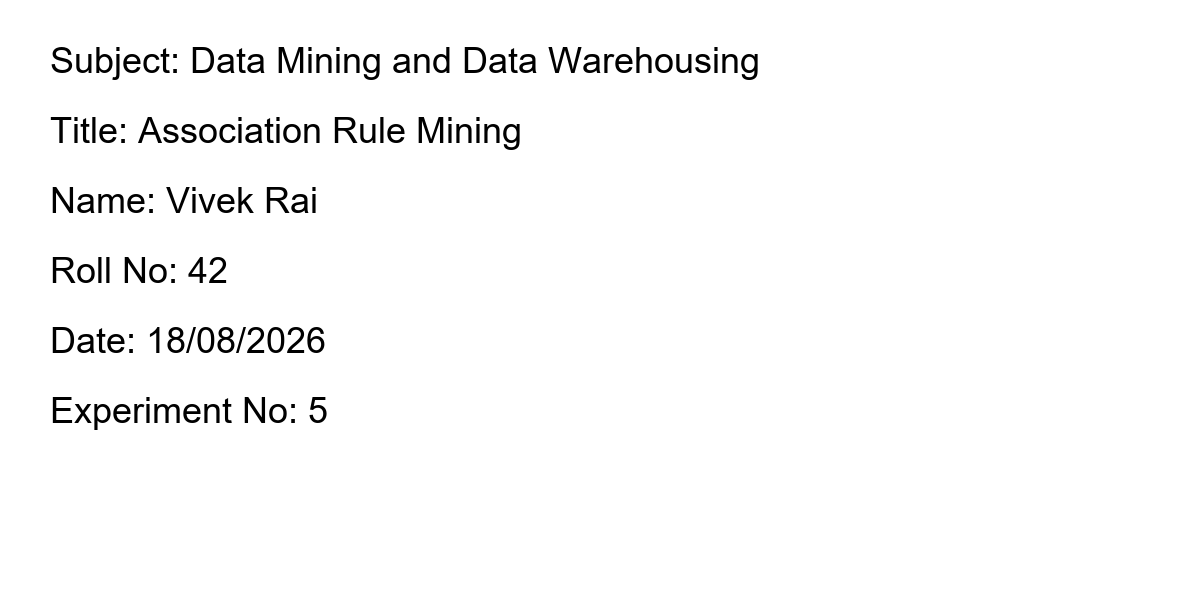
#> input picture OCR_new/input/test_doc.png, 1200 x 600 px; its folder holds only this picture in this run
$ python -i orientation.py   (imports and definitions only)
#> lines starting #> are read from the running program, lines starting #| are printed output that depends on the picture; after the words box and inside, x2 and y2 are one past the last pixel; in counts of white or black regions, pixels touching at a corner belong together
### OCR_new/utils/logger.py
"""
utils/logger.py
---------------
Centralised logging factory for the offline OCR system.

Usage:
    from utils.logger import get_logger
    log = get_logger(__name__)
    log.info("Processing started")
"""

from __future__ import annotations

import logging
import logging.handlers
import os
import sys
from pathlib import Path
from typing import Optional


# [68 lines left out: functions _load_config, setup_root_logger, not called in this run]


def get_logger(name: str) -> logging.Logger:
    """
    Return a named logger.  Call setup_root_logger() at application startup
    before calling this for the first time.

    Parameters
    ----------
    name : str
        Typically pass ``__name__`` from the calling module.
    """
    return logging.getLogger(name)

### OCR_new/preprocessing/orientation.py
"""
preprocessing/orientation.py
-----------------------------
Auto-detect and correct page orientation (0°, 90°, 180°, 270°).

Strategy
--------
Heuristic based on text-region aspect ratios detected by OpenCV contour
analysis (0 / 90 degrees).  Upside-down (180 degree) text lines are handled
later by PaddleOCR's text-line orientation classifier.

This step is off by default (preprocessing.auto_rotate in config.yaml).
The module never downloads anything and uses no external programs.
"""

from __future__ import annotations

import cv2
import numpy as np

from utils.logger import get_logger

log = get_logger(__name__)
#> further down, picture is the input picture: shape (600, 1200, 3); min 0, max 255, mean 249

# Allowed correction angles
_VALID_ANGLES = {0, 90, 180, 270}


def fix_orientation(image: np.ndarray, config: dict | None = None) -> np.ndarray:
    """
    Detect and correct the page orientation of *image*.

    Parameters
    ----------
    image : np.ndarray
        BGR document image.
    config : dict, optional
        Full application config.

    Returns
    -------
    np.ndarray
        Orientation-corrected BGR image.
    """
    angle = _detect_orientation_angle(image, config or {})

    if angle == 0:
        log.debug("Orientation: no correction needed (0°).")
        return image

    log.debug("Correcting orientation: rotating by %d°", angle)
    return _rotate_fixed(image, angle)


# ──────────────────────────────────────────────────────────────────────────────
# Detection strategies
# ──────────────────────────────────────────────────────────────────────────────

def _detect_orientation_angle(image: np.ndarray, config: dict) -> int:
    """
    Return the number of degrees to rotate the image clockwise so that
    it is correctly oriented.  Returns 0 if already correct.
    """
    return _heuristic_orientation(image)


def _heuristic_orientation(image: np.ndarray) -> int:
    """
    Very simple heuristic: count text-like contours and check if more
    contours are horizontal (portrait) or vertical (landscape).

    Returns 0 or 90 (180 degrees cannot be told apart this way).
    """
    gray = cv2.cvtColor(image, cv2.COLOR_BGR2GRAY) if image.ndim == 3 else image.copy()
    _, binary = cv2.threshold(gray, 0, 255, cv2.THRESH_BINARY_INV + cv2.THRESH_OTSU)
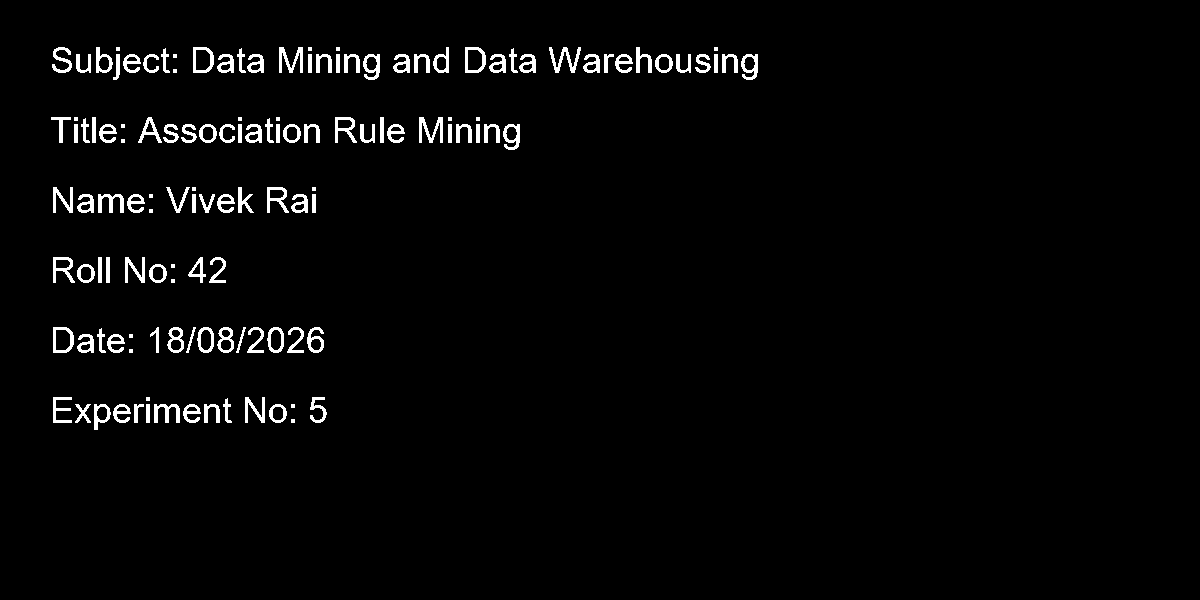
#> binary: shape (600, 1200); 2.5% white; 132 white regions (24 under 20 px)

    contours, _ = cv2.findContours(binary, cv2.RETR_EXTERNAL, cv2.CHAIN_APPROX_SIMPLE)
#> contours = 132 contours, 24 with area under 20; largest, box (x1, y1, x2, y2) and area: (53, 327, 74, 353) 457, (465, 47, 486, 73) 457, (193, 47, 214, 73) 457, (267, 327, 284, 353) 333, (197, 327, 214, 353) 333

    h_count = 0  # wider-than-tall (likely horizontal text)
    v_count = 0  # taller-than-wide (likely vertical text)

    for c in contours:
        x, y, w, h = cv2.boundingRect(c)
        if w < 5 or h < 5:
            continue
        if w > h:
            h_count += 1
        else:
            v_count += 1
#> this loop made 132 passes
#> (x, y, w, h, h_count) on passes 6, 51: (154, 404, 26, 19, 1), (98, 194, 26, 19, 2)
#> (x, y, w, h) on passes 3, 4, 5, 8, 9, 10: (269, 404, 18, 19), (204, 404, 16, 19), (183, 404, 18, 19), (134, 404, 10, 19), (113, 404, 18, 19), (94, 404, 17, 26)
#> after the loop, h_count = 3; v_count = 90

    if v_count > h_count * 1.5:
        log.debug("Heuristic: majority vertical contours → rotating 90°")
        return 90

    log.debug("Heuristic: orientation appears correct (0°)")
    return 0


# ──────────────────────────────────────────────────────────────────────────────
# Rotation helper
# ──────────────────────────────────────────────────────────────────────────────

def _rotate_fixed(image: np.ndarray, angle: int) -> np.ndarray:
    """
    Rotate *image* by an exact multiple of 90°.

    Parameters
    ----------
    angle : int
        Clockwise rotation in degrees (90, 180, or 270).
    """
#> called with angle = 90
    if angle == 90:
        # Counter-clockwise 90° == clockwise 270°
        return cv2.rotate(image, cv2.ROTATE_90_COUNTERCLOCKWISE)
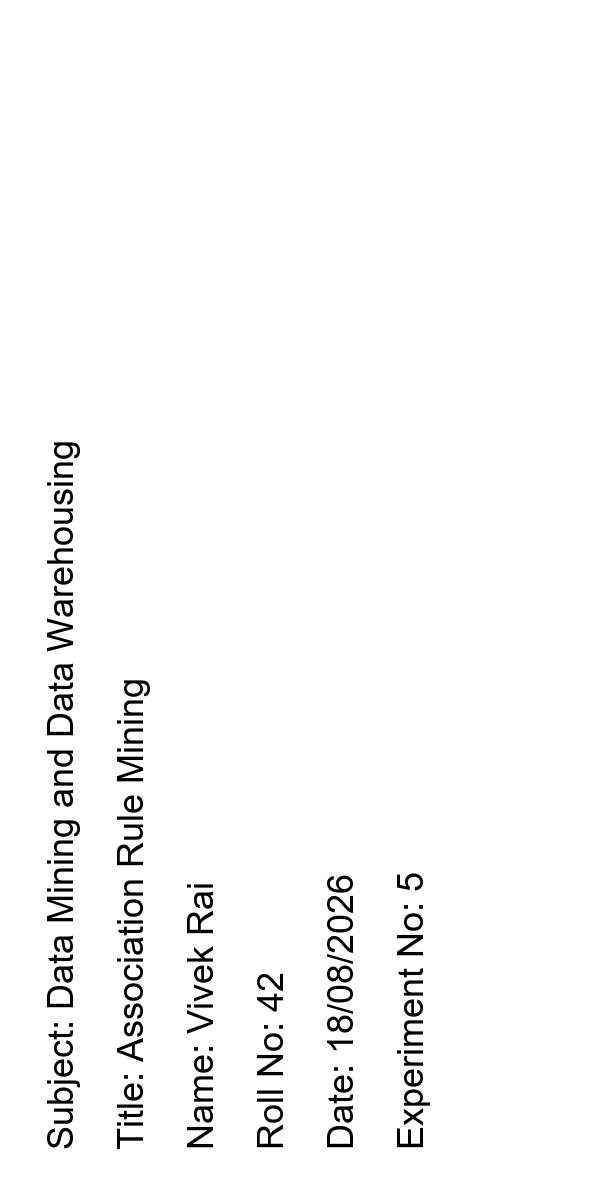
#> returned value: shape (1200, 600, 3); min 0, max 255, mean 249
    if angle == 180:
        return cv2.rotate(image, cv2.ROTATE_180)
    if angle == 270:
        return cv2.rotate(image, cv2.ROTATE_90_CLOCKWISE)
    return image

>>> import cv2
>>> picture = cv2.imread('../input/test_doc.png')
>>> result = fix_orientation(picture)
